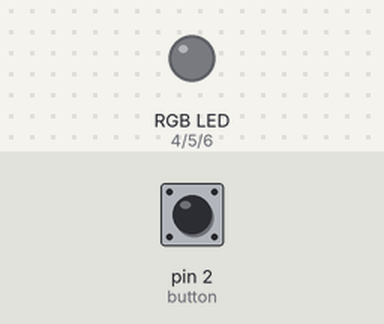
Bench run of a sketch on a simulated Arduino Uno, built with avr-gcc and run on an emulated ATmega328P. On the bench: an RGB LED mixed from three pins (HIGH = lit). The inputs (shaded band) are chosen by the test bench; at power-on: pin 2 (button) LOW. Dim RGB values are drawn brighter than linear.

Above: at 1.2 s.
1.3 s: pin 2 (button) pulled HIGH for 0.15 s
At 1.7 s:
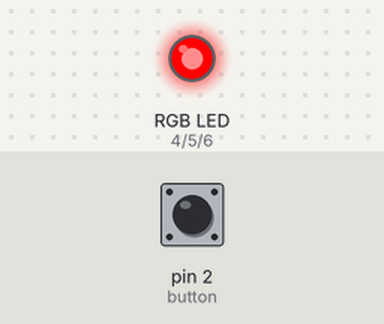
4.4 s: pin 2 (button) pulled HIGH for 3.2 s
At 7.7 s:
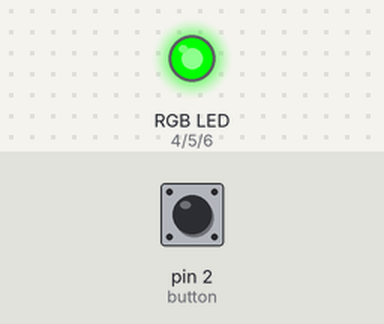
10.6 s: pin 2 (button) pulled HIGH for 1 s
At 13.0 s:
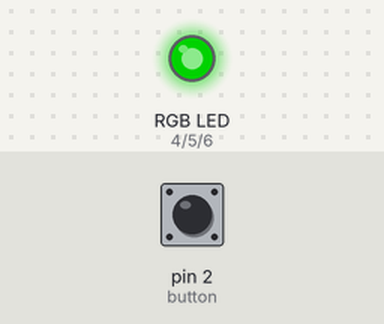
Timing chart, 0 to 16.1 s (numbered marks = the images above; inputs shaded):
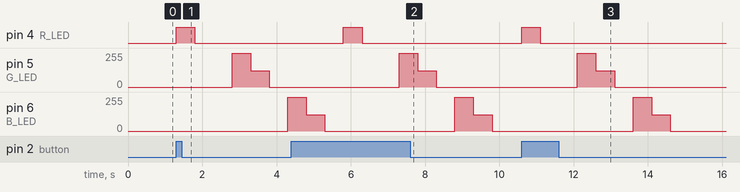

The sketch:

Change_LED_brightness_by_push_button_input.ino
```cpp
/*  푸시 버튼에 의한 LED 밝기 바꾸기
  */
int button = 2;  // 버튼이 연결된 핀을 2번으로 설정
int R_LED = 4;   // Red LED가 연결된 핀을 4번으로 설정
int G_LED = 5;   // Green LED가 연결된 핀을 5번으로 설정
int B_LED = 6;   // Blue LED가 연결된 핀을 6번으로 설정
int buttonState = 0; // 버튼 입력의 상태를 저장하기 위함

void setup() {
pinMode(R_LED , OUTPUT);  // Red LED 핀을 출력으로 설정
 pinMode(G_LED , OUTPUT);  // Green LED 핀을 출력으로 설정
 pinMode(B_LED , OUTPUT);  // Blue LED 핀을 출력으로 설정
pinMode(button, INPUT); // button 핀을 입력으로 설정
}


void loop() {
  buttonState = digitalRead(button);  // 디지털 입력 핀인 버튼이 눌려졌는지를 읽음

  if(buttonState  == HIGH) {   // 버튼이 High 이면  { } 를 실행합니다.

        analogWrite(R_LED, 255);  // Red LED의 밝기를 최대로 합니다.
       delay(500);   // 500ms 동안 대기합니다.

        analogWrite(R_LED, 123);   // Red LED의 밝기를 중간으로 합니다.
        delay(500); // 500ms 동안 대기합니다.

        analogWrite(R_LED, 0);     // Red LED의 밝기를 최소로 합니다.
        delay(500); // 500ms 동안 대기합니다.


        analogWrite(G_LED, 255);     // Green LED의 밝기를 최대로 합니다.
         delay(500);   // 500ms 동안 대기합니다.

        analogWrite(G_LED, 123);     // Green LED의 밝기를 중간으로 합니다.
        delay(500); // 500ms 동안 대기합니다.

         analogWrite(G_LED, 0);    // Green LED의 밝기를 최소로 합니다.
         delay(500); // 500ms 동안 대기합니다.

          analogWrite(B_LED, 255);     // Blue LED의 밝기를 최대로 합니다.
           delay(500);   // 500ms 동안 대기합니다.

           analogWrite(B_LED, 123);     // Blue LED의 밝기를 중간으로 합니다.
           delay(500); // 500ms 동안 대기합니다.

            analogWrite(B_LED, 0);    // Blue LED의 밝기를 최소로 합니다.
           delay(500); // 500ms 동안 대기합니다.
    }
}
```

Measured:
- after the input at 1.3 s, pin 4 (R_LED): LOW → HIGH at once, → LOW 0.50 s later; pin 5 (G_LED): 0/255 → 255/255 after 1.5 s, → 123/255 0.50 s later, → 0/255 0.50 s later; pin 6 (B_LED): 0/255 → 255/255 after 3.0 s
- after the input at 4.4 s, pin 4 (R_LED): LOW → HIGH after 1.4 s, → LOW 0.50 s later; pin 5 (G_LED): 0/255 → 255/255 after 2.9 s, → 123/255 0.50 s later, → 0/255 0.50 s later
- after the input at 10.6 s, pin 4 (R_LED): LOW → HIGH at once, → LOW 0.50 s later; pin 5 (G_LED): 0/255 → 255/255 after 1.5 s, → 123/255 0.50 s later, → 0/255 0.50 s later; pin 6 (B_LED): 0/255 → 255/255 after 3.0 s, → 123/255 0.50 s later, → 0/255 0.50 s later
